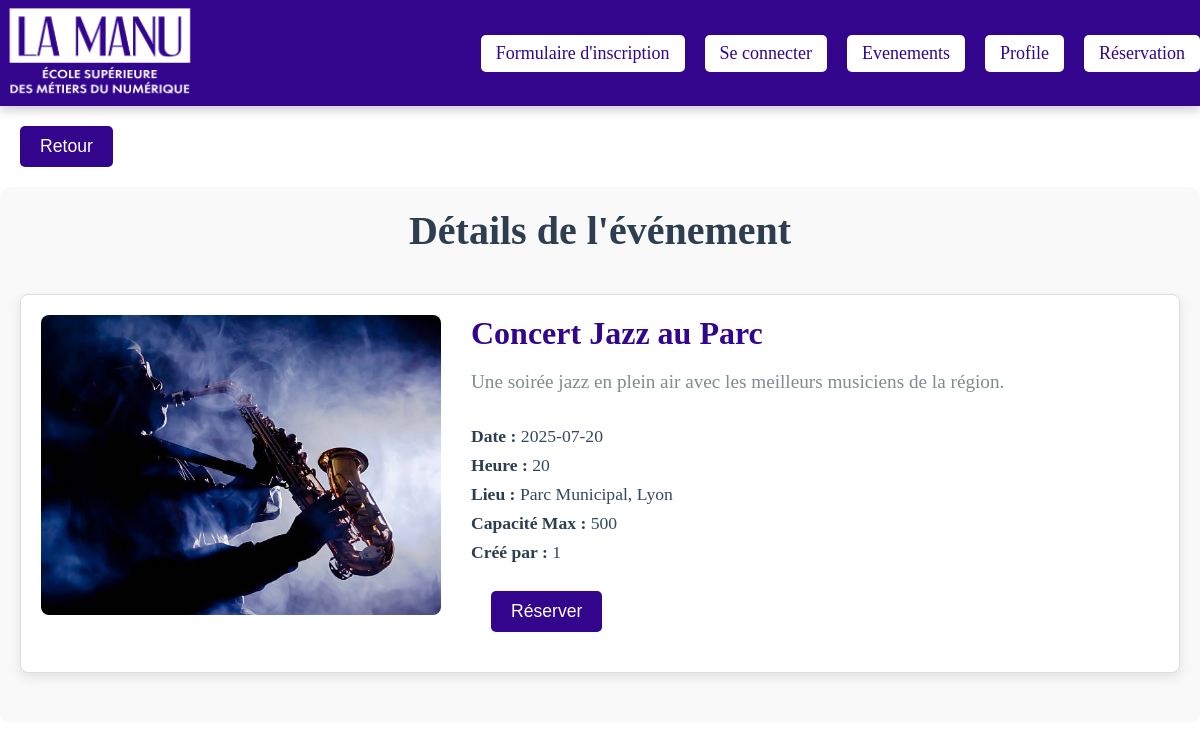
The app's page /pages/event-details.php?id=2 with its own data.
### tables this page shows
CREATE TABLE IF NOT EXISTS evenement(
    Id_Evenement INT PRIMARY KEY AUTO_INCREMENT NOT NULL,
    Nom VARCHAR(255) NOT NULL,
    Description TEXT NULL,
    Date DATE NOT NULL,
    Heure INT NOT NULL,
    Lieu VARCHAR(255) NOT NULL,
    Capacite_Max INT NOT NULL,
    Image VARCHAR(255) NOT NULL,
    Id_Categorie INT NOT NULL,
    Cree_par VARCHAR(255) NOT NULL,
    FOREIGN KEY (Id_Categorie) REFERENCES categorie(Id_Categorie)
);

### pages/event-details.php (the view, shortened to what this page needs)
<?php
require_once "../includes/header.php";
include_once "../config/database.php";
?>
<?php
$id = "";
if (isset($_GET['id'])){
    $id = $_GET['id'];
} else {
    header('Location: index.php');
}
$query1 = "SELECT * FROM evenement WHERE Id_Evenement=$id";
$data = $db->query($query1);
$results = $data->fetchAll(PDO::FETCH_ASSOC);
?>
<a href="../pages/events.php"><button class="detail">Retour</button></a>
<div class="evenements-container">
    <h2 class="evenements-title">Détails de l'événement</h2>
    <?php
    foreach ($results as $result) {
        echo '
        <div class="evenement">
            <div class="evenement-image">
                <img src="../assets/image/' . $result['Image'] . '" alt="' . htmlspecialchars($result['Nom']) . '" />
            </div>
            <div class="evenement-details">
                <h3 class="evenement-nom">' . htmlspecialchars($result['Nom']) . '</h3>
                <p class="evenement-description">' . nl2br(htmlspecialchars($result['Description'])) . '</p>
                <div class="evenement-info">
                    <p><strong>Date :</strong> ' . htmlspecialchars($result['Date']) . '</p>
                    <p><strong>Heure :</strong> ' . htmlspecialchars($result['Heure']) . '</p>
                    <p><strong>Lieu :</strong> ' . htmlspecialchars($result['Lieu']) . '</p>
                    <p><strong>Capacité Max :</strong> ' . htmlspecialchars($result['Capacite_Max']) . '</p>
                    <p><strong>Créé par :</strong> ' . htmlspecialchars($result['Cree_par']) . '</p>
                </div>
                <a href="../pages/my-reservation.php"><button class="detail">Réserver</button></a>
            </div>
        </div>';
    }
    ?>
</div>

### includes/header.php (style rules this page uses)
* { margin: 0; padding: 0; box-sizing: border-box; }
img { width: 200px; height: 100px; }

### pages/event-details.php (style rules this page uses)
.evenements-container { max-width: 1200px; margin: 0 auto; padding: 20px; background-color: #f9f9f9; border-radius: 10px; }
.evenements-title { font-size: 2.5rem; text-align: center; margin-bottom: 40px; color: #2c3e50; }
.evenement { display: flex; justify-content: space-between; margin-bottom: 30px; padding: 20px; background-color: #fff; border: 1px solid #ddd; border-radius: 8px; box-shadow: 0 4px 12px rgba(0, 0, 0, 0.1); transition: transform 0.3s ease; }
.evenement-image img { max-width: 400px; max-height: 300px; object-fit: cover; border-radius: 8px; width: 100%; height: 100%; }
.evenement-details { flex-grow: 1; padding-left: 30px; display: flex; flex-direction: column; justify-content: space-between; }
.evenement-nom { font-size: 2rem; font-weight: bold; color: #33058C; margin: 0 0 15px; }
.evenement-description { font-size: 1.2rem; color: #7f8c8d; margin-bottom: 20px; line-height: 1.6; }
.evenement-info p { font-size: 1.1rem; color: #34495e; margin: 8px 0; }
.evenement-info strong { color: #2c3e50; }
.detail { padding: 10px 20px; background-color: rgb(51, 5, 140); border: none; border-radius: 5px; color: white; font-size: 1.1rem; margin: 20px; cursor: pointer; text-align: center; }

### records on screen
evenement: Image (picture), Nom "Concert Jazz au Parc", Description "Une soirée jazz en plein air avec les meilleurs musiciens de la région.", Date "2025-07-20", Heure "20", Lieu "Parc Municipal, Lyon", Capacite_Max "500", Cree_par "1"
